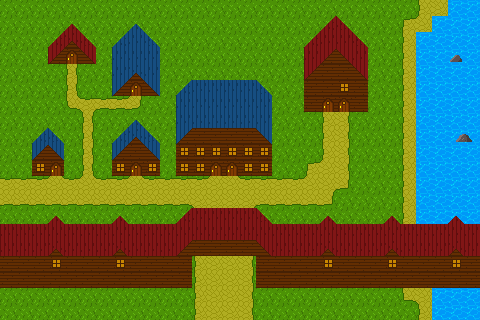

This is a level from a 2D game, rendered from its Tiled map with the project's own tilesets. A one-line summary and the map file follow, with tile-layer data summarised:
An orthogonal 30x20 tile map with 16x16 px tiles, 6 tile layers (grass, path, water, Buildings, ...), 1 hidden layer not drawn, 3 tilesets.

<map version="1.10" tiledversion="1.11.2" orientation="orthogonal" renderorder="right-down" width="30" height="20" tilewidth="16" tileheight="16" infinite="0" nextlayerid="8" nextobjectid="1">
 <tileset firstgid="1" source="../TileSets/WovenMoriGrassPath.tsx" />
 <tileset firstgid="57" source="../TileSets/WovenMoriWoodHouse.tsx" />
 <tileset firstgid="77" source="../TileSets/WovenMoriDecorations.tsx" />
 <layer id="1" name="grass" width="30" height="20">
  <data>[600 cells, 403 non-empty, 1 distinct tile ids]</data>
 </layer>
 <layer id="3" name="path" width="30" height="20">
  <data>[600 cells, 122 non-empty, 20 distinct tile ids]</data>
 </layer>
 <layer id="4" name="water" width="30" height="20">
  <data>[600 cells, 75 non-empty, 1 distinct tile ids]</data>
 </layer>
 <layer id="2" name="layout" width="30" height="20" visible="0" opacity="0.45">
  <data>[600 cells, 600 non-empty, 3 distinct tile ids]</data>
 </layer>
 <layer id="6" name="Buildings" width="30" height="20">
  <data>[600 cells, 185 non-empty, 15 distinct tile ids]</data>
 </layer>
 <layer id="7" name="Roofs" width="30" height="20">
  <data>[600 cells, 60 non-empty, 11 distinct tile ids]</data>
 </layer>
 <layer id="5" name="Decorations" width="30" height="20">
  <data>[600 cells, 3 non-empty, 3 distinct tile ids]</data>
 </layer>
</map>
